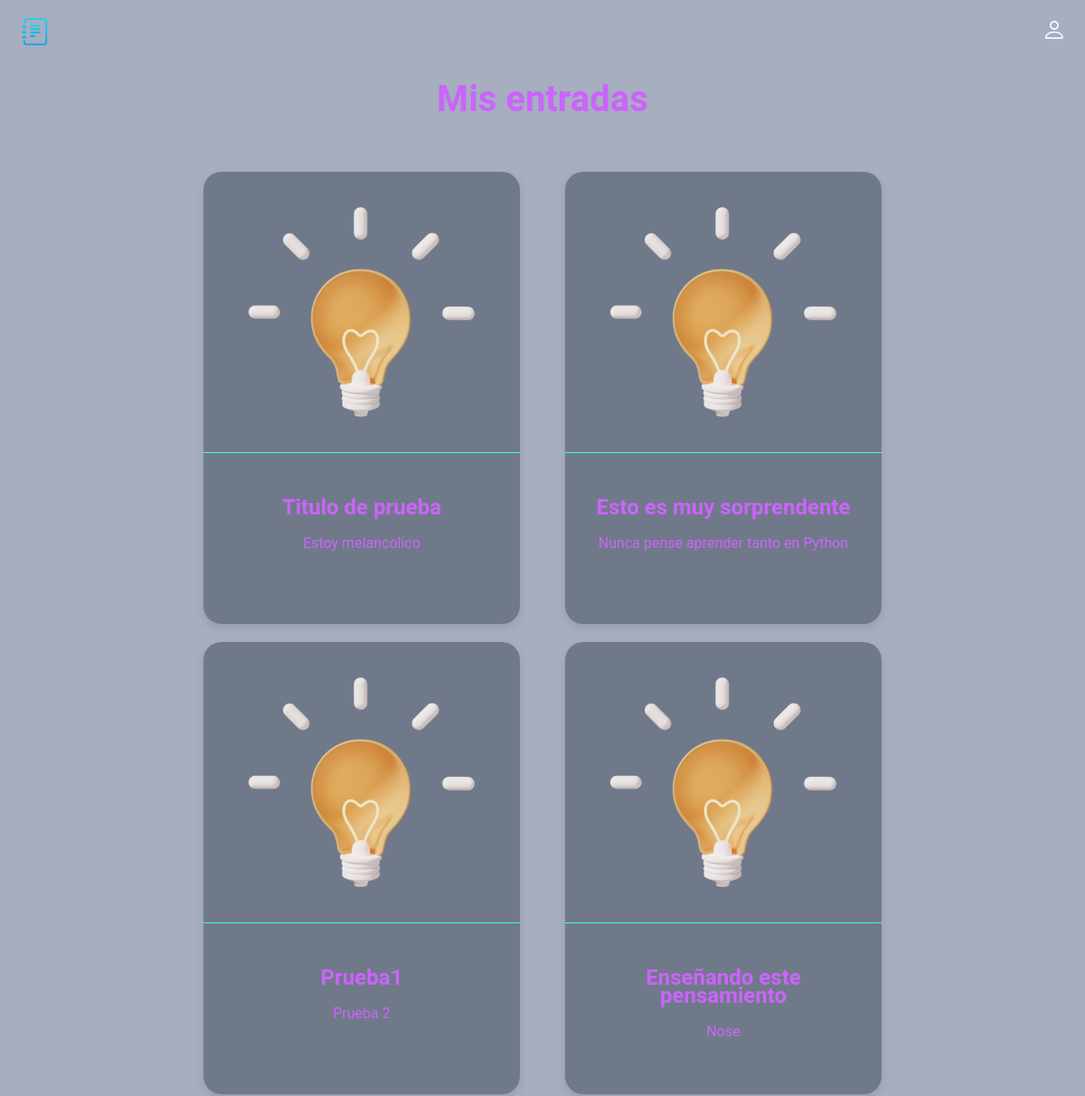
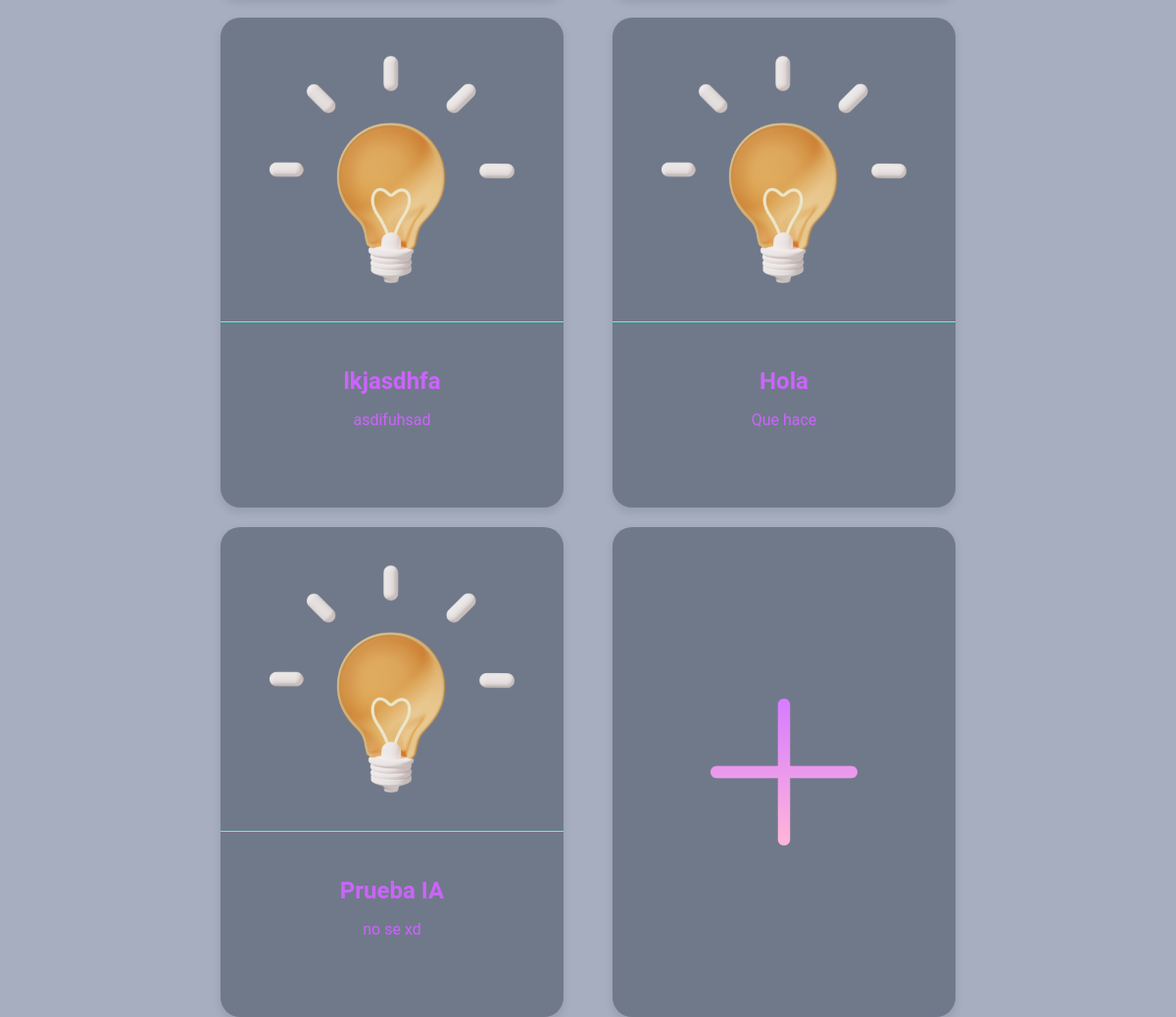
The page /index on the database as committed earlier (2 pictures, top to bottom).
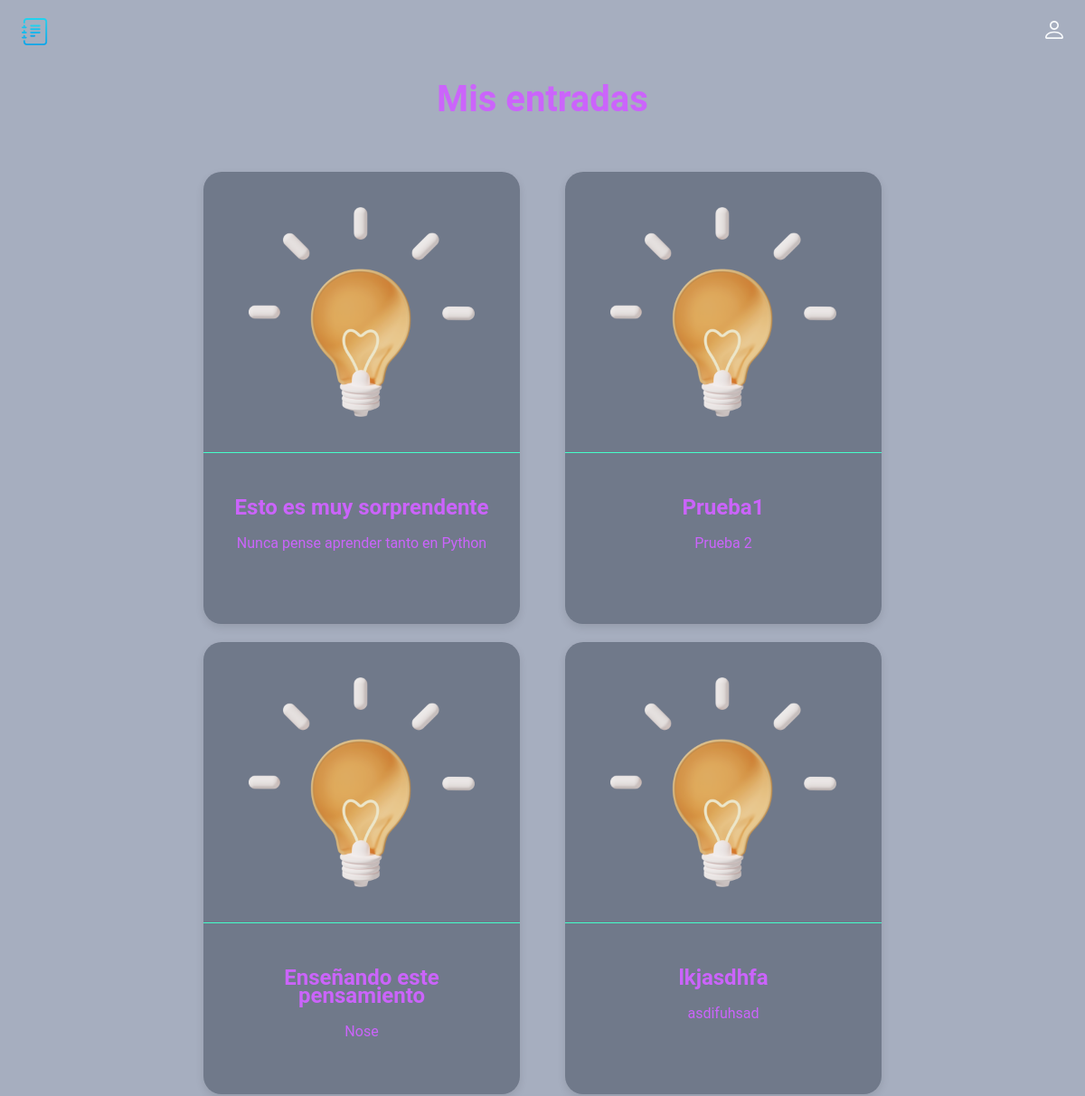
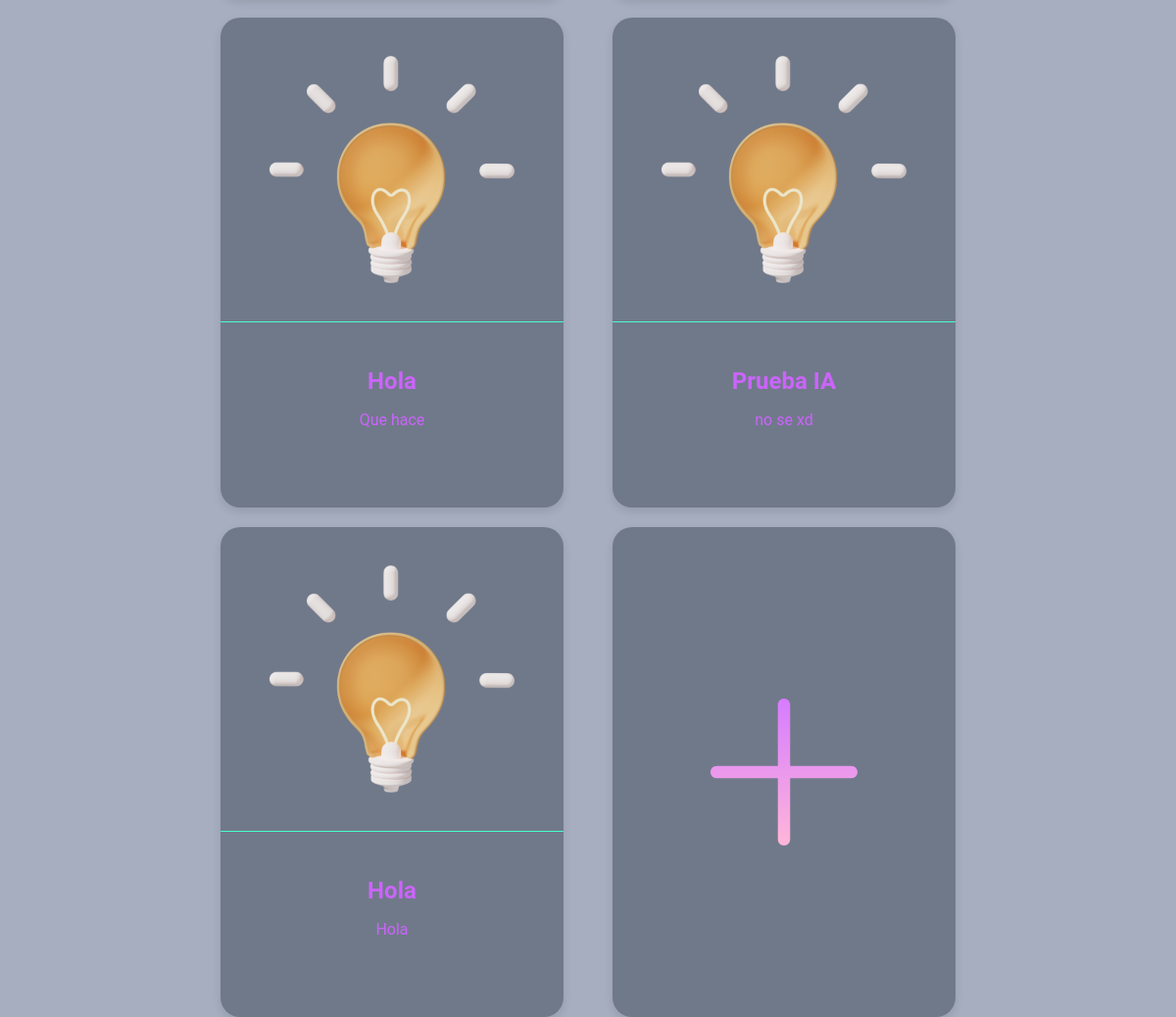
The same page on the database as committed later (2 pictures, top to bottom).
### main.py (models this page shows, shortened)
class Card(db.Model):
    id = db.Column(db.Integer, primary_key=True)
    title = db.Column(db.String(100), nullable=False)
    subtitle = db.Column(db.String(300), nullable=False)
    text = db.Column(db.Text, nullable=False)

### main.py (the view)
@app.route('/index')
def index():
    cards = Card.query.order_by(Card.id).all()
    return render_template('index.html', cards=cards)

### templates/index.html (shortened to what this page needs)
<!doctype html>
<html lang="en">
<head>
  <link rel="stylesheet" href="../static/css/style.css">
</head>
<body>
  <header class="header">
    <img src="../static/img/logo.svg" alt="logo" width="30" height="30">
    <ul class="main-list">
        <li class="list__item">
            <img src="../static/img/login.svg" alt="login" width="20" height="20">
        </li>
    </ul>
  </header>
  <main>
    {% block content %}
    <h1 class="main__title">Mis entradas</h1>
    <ul class="cards-list">
      {% for el in cards%}
      <li class="card">
        <a class="card__link" href="/card/{{el.id}}">
          <img class="card__img" src="../static/img/post_icon.png" width="250" height="250" alt="post_icon">
          <div class="card__text">
            <h2 class="card__title">{{el.title}}</h2>
            <p class="card__subtitle">{{el.subtitle}}</p>
          </div>
        </a>
      </li>
      {% endfor %}
      <li class="card card--creat">
          <a class="creat__link" href="{{url_for('create')}}"></a>
      </li>
    </ul>
    {% endblock %}
  </main>
</body>
</html>

### static/css/style.css (style rules this page uses)
body { margin: 0; padding: 0; font-family: 'Roboto', sans-serif; font-size: 16px; line-height: 20px; background-color: #A6AEBF; color: #cb64fb; }
h1, h2, p { margin: 0; }
img { object-fit: contain; }
a { text-decoration: none; color: inherit; transition: 0.2s; }
ul { list-style: none; margin: 0; padding: 0; }
.header { display: flex; justify-content: space-between; align-items: center; padding: 20px 2%; margin-bottom: 30px; }
.main-list { display: flex; align-items: center; gap: 20px; }
.main__title { font-size: 40px; text-align: center; margin-bottom: 70px; }
.cards-list { display: flex; padding: 0 5%; flex-wrap: wrap; flex-direction: row; gap: 20px; column-gap: 50px; justify-content: center; }
.card { width: 350px; height: 500px; transition: 0.2s; background: rgba(30, 41, 59, 0.4); border-radius: 20px; box-shadow: 0px 4px 10px rgba(0, 0, 0, 0.1); }
.card__link { display: flex; flex-direction: column; align-items: center; width: inherit; height: inherit; }
.card__text { border-top: 1px solid #45FFCA; width: inherit; display: flex; padding: 50px 0 20px; flex-direction: column; gap: 20px; align-items: center; }
.card__title { padding: 0 20px; text-align: center; }
.card__subtitle { padding: 0 20px; text-align: center; }
.card__img { padding: 30px; }
.creat__link { display: block; width: inherit; height: inherit; background: url(../img/plus.svg) no-repeat; background-size: 200px 200px; background-position: center; }

Rows that differ between the two databases and show on the page:
removed Card: title "Titulo de prueba", subtitle "Estoy melancolico"
added Card: title "Hola", subtitle "Hola"
